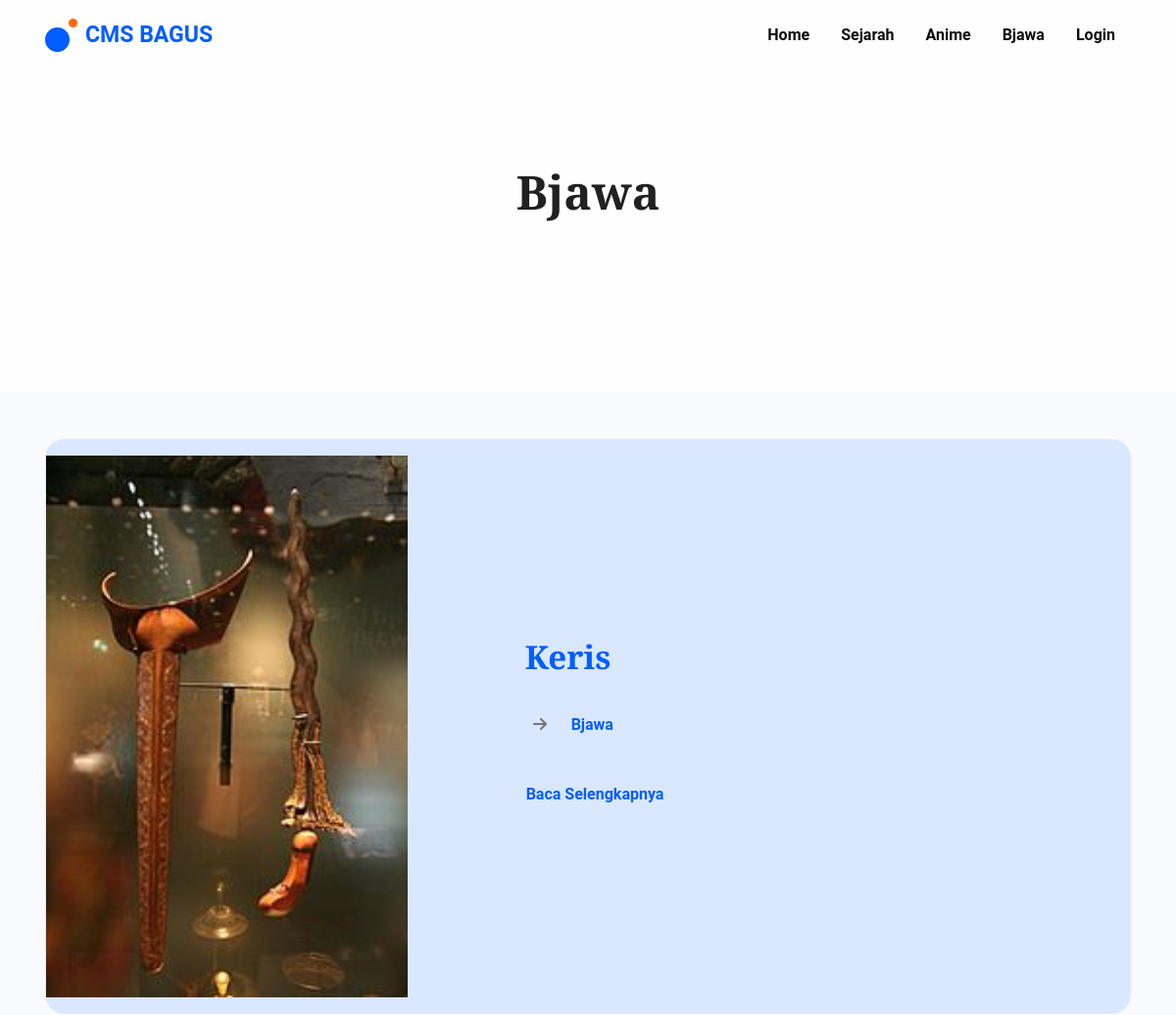
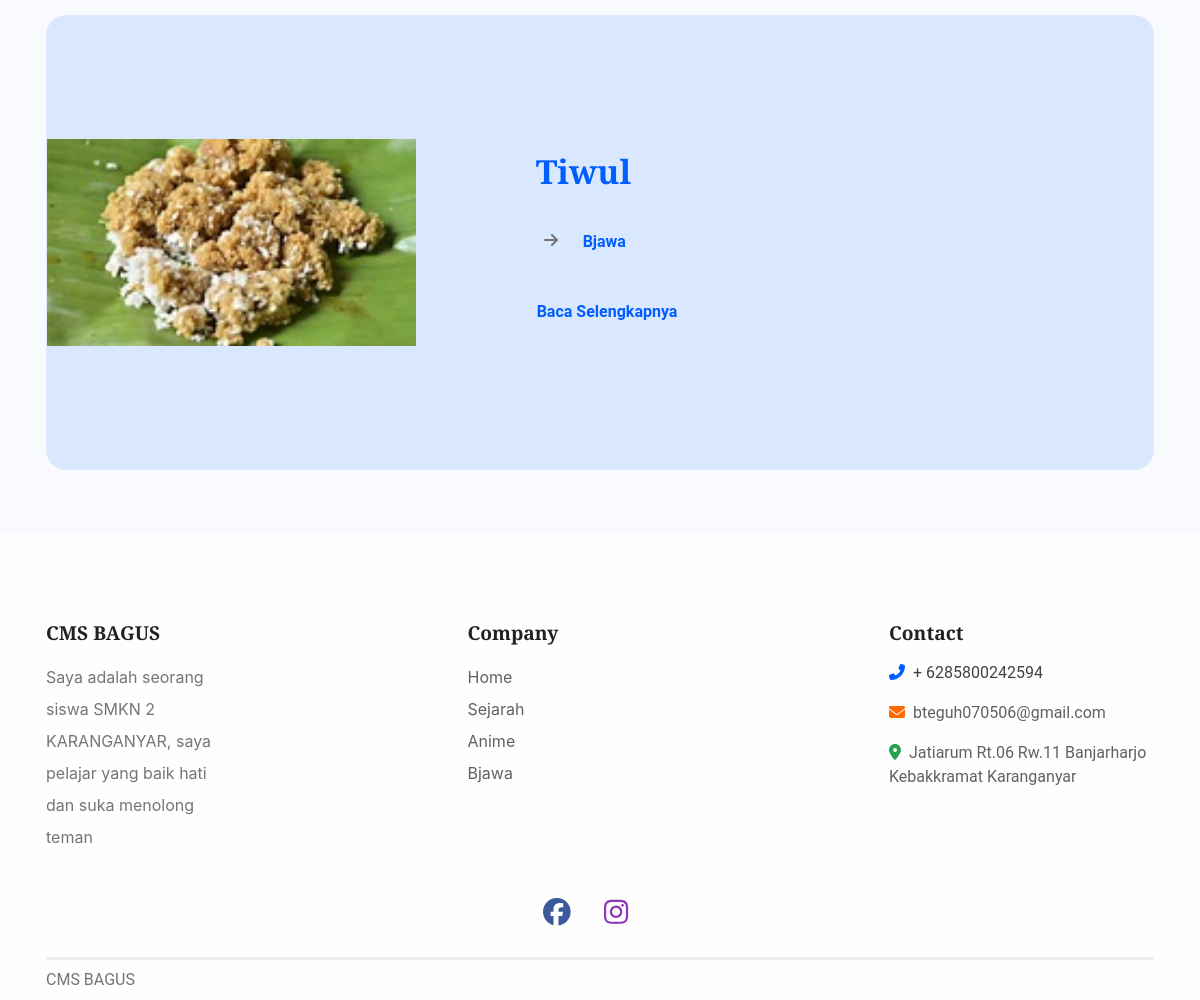
/home/kategori/14, run on the app's committed database (2 pictures, top to bottom).
### tables this page shows
CREATE TABLE `konfigurasi` (
  `id_konfigurasi` int(11) NOT NULL,
  `judul_web` varchar(150) NOT NULL,
  `profil_web` text NOT NULL,
  `instagram` varchar(100) NOT NULL,
  `facebook` varchar(100) NOT NULL,
  `email` varchar(100) NOT NULL,
  `alamat` varchar(100) NOT NULL,
  `no_wa` varchar(20) NOT NULL
);

CREATE TABLE `kategori` (
  `id_kategori` int(11) NOT NULL,
  `nama_kategori` varchar(100) NOT NULL
);

CREATE TABLE `konten` (
  `id_konten` int(11) NOT NULL,
  `judul` varchar(100) NOT NULL,
  `keterangan` text NOT NULL,
  `foto` varchar(250) NOT NULL,
  `slug` varchar(200) NOT NULL,
  `id_kategori` varchar(20) NOT NULL,
  `tanggal` date NOT NULL,
  `username` varchar(100) NOT NULL
);

### application/controllers/Home.php (called while the page is built, shortened)
<?php
class Home  extends CI_Controller {
    public function kategori($id){
        $this->db->from('konfigurasi');
        $konfig =   $this->db->get()->row();
        $this->db->from('carousel');
        $this->db->from('kategori');
        $kategori = $this->db->get()->result_array();
        $this->db->from('konten a');
        $this->db->join('kategori b','a.id_kategori=b.id_kategori','left');
        $this->db->join('user c','a.username=c.username','left');
        $this->db->where('a.id_kategori',$id);
        $konten = $this->db->get()->result_array();
        $this->db->from('kategori');
        $this->db->where('id_kategori',$id);
        $nama_kategori = $this->db->get()->row()->nama_kategori;
        $data = array(
            'judul' => $nama_kategori." | BTeguhW",
            'nama_kategori' => $nama_kategori,
            'konfig' => $konfig,
            'kategori' => $kategori,
            'konten'  => $konten
        );
		$this->load->view('kategori', $data);
	}
}

### index.php (called while the page is built, shortened)
<?php
require_once BASEPATH.'core/CodeIgniter.php';

### application/views/kategori.php (the view, shortened to what this page needs)
<!DOCTYPE html>
<html lang="en-US" dir="ltr">
<head>
  <link href="<?= site_url('assets/clickr/public/') ?>assets/css/theme.css" rel="stylesheet" />
  <link href="<?= site_url('assets/clickr/public/') ?>vendors/swiper/swiper-bundle.min.css" rel="stylesheet">
</head>
<body data-bs-spy="scroll" data-bs-target="#navbar">
  <main class="main" id="top">
    <nav class="navbar navbar-expand-lg navbar-light fixed-top py-3 d-block" data-navbar-on-scroll="data-navbar-on-scroll">
      <div class="container"><a class="navbar-brand d-inline-flex" href="index.html"><img class="card-img" src="<?= site_url('assets/clickr/public/') ?>assets/img/gallery/logo.png" alt="..." /><span class="fs-2 fw-bold text-primary ms-2"><?= $konfig->judul_web; ?></span></a>
        <div class="collapse navbar-collapse border-top border-lg-0 mt-4 mt-lg-0" id="navbarSupportedContent">
          <ul class="navbar-nav ms-auto mb-2 mb-lg-0">
            <li class="nav-item px-2"><a class="nav-link fw-bold" aria-current="page" href="<?= base_url() ?>">Home</a></li>
            <?php foreach ($kategori as $kate) { ?>
              <li class="nav-item px-2"><a class="nav-link fw-bold" href="<?= base_url('home/kategori/' . $kate['id_kategori']) ?>"><?= $kate['nama_kategori'] ?></a></li>
            <?php } ?>
            <li class="nav-item px-2"><a class="nav-link fw-bold" href="<?= base_url('auth') ?>">Login</a></li>
          </ul>
        </div>
      </div>
    </nav>
    <section class="py-0" id="header">
      <div class="container">
        <div class="row align-items-center min-vh-75 min-vh-md-50">
          <div class="col-12 text-center py-8">
            <h1 class="lh-sm fs-lg-6 fs-xxl-7"><?= $nama_kategori; ?></h1>
          </div>
        </div>
      </div>
    </section>
    <section class="bg-light py-5" id="services">
      <div class="container">
        <div class="row">
          <?php foreach ($konten as $uu) { ?>
            <div class="col-12">
              <div class="card mb-3 hover-top-shadow rounded-3 py-3 bg-soft-primary">
                <div class="row g-0 flex-center">
                  <div class="col-md-5 col-lg-4 text-center order-0"><img class="text-center w-100" src="<?= base_url('assets/upload/konten/' . $uu['foto']) ?>" /></div>
                  <div class="col-md-7 col-lg-8">
                    <div class="card-body ps-5 p-lg-8">
                      <h2 class="card-title mb-4 text-primary"><?= $uu['judul'] ?></h2>
                      <i class="fas fa-arrow-right ms-2"></i><a class="btn text-primary" href="#!"><?= $uu['nama_kategori'] ?></a>
                      <div class="d-flex flex-row"><a class="btn px-0 me-3 text-primary" href="<?= base_url('home/artikel/' . $uu['slug']) ?>">Baca Selengkapnya</a></div>
                    </div>
                  </div>
                </div>
              </div>
            </div>
          <?php } ?>
        </div>
      </div>
    </section>
    <section class="py-0 pt-7">
      <div class="container">
        <div class="row justify-content-xl-between gx-3">
          <div class="col-6 col-md-4 col-lg-3 col-xl-2 mb-3">
            <h5 class="lh-lg fw-bold text-1000"><?= $konfig->judul_web; ?></h5>
            <ul class="list-unstyled mb-md-4 mb-lg-0">
              <li class="lh-lg"><a class="text-800 text-decoration-none" href="#!"></a><?= $konfig->profil_web; ?></li>
          </div>
          <div class="col-6 col-md-4 col-lg-3 col-xl-2 mb-3">
              <h5 class="lh-lg fw-bold text-1000">Company</h5>
              <ul class="list-unstyled mb-md-4 mb-lg-0">
                <li class="lh-lg"><a class="text-800 text-decoration-none" href="<?= base_url() ?>">Home</a></li>
                <?php foreach ($kategori as $kate) { ?>
              <li class="lh-lg"><a class="text-800 text-decoration-none" href="<?= base_url('home/kategori/' . $kate['id_kategori']) ?>"><?= $kate['nama_kategori'] ?></a></li>
            <?php } ?>
              </ul>
            </div>
          <div class="col-sm-6 col-md-4 col-lg-3 col-xl-3">
            <h5 class="lh-lg fw-bold text-1000">Contact</h5>
            <p class="text-800"><i class="fas fa-phone-alt text-primary me-2"></i><span class="text-900">+  <?= $konfig->no_wa; ?></span></p>
            <p class="text-800"><i class="fas fa-envelope text-warning me-2"></i><span class="text-800"><?= $konfig->email; ?></span></p>
            <p class="text-800"><i class="fas fa-map-marker-alt text-success me-2"></i><span class="text-800"><?= $konfig->alamat; ?></span></p>
          </div>
          <div class="col-12">
            <div class="text-center my-4"><a href="<?= $konfig->facebook; ?>"><i class="me-4 fab fa-facebook fs-3 text-facebook"></i></a><a href="<?= $konfig->instagram; ?>"> <i class="me-4 fab fa-instagram fs-3 text-instagram"></i></a></div>
          </div>
        </div>
        <div class="border-bottom border-3"></div>
        <div class="row">
          <div class="col-md-6">
            <p class="my-2 text-center text-md-start"><?= $konfig->judul_web; ?></p>
          </div>
        </div>
      </div>
    </section>
  </main>
</body>
</html>

### data on the page
konfigurasi: judul_web "CMS BAGUS", profil_web "Saya adalah seorang siswa SMKN 2 KARANGANYAR, saya pelajar yang baik hati dan suka menolong teman", no_wa "6285800242594", email "bteguh070506@gmail.com", alamat "Jatiarum Rt.06 Rw.11 Banjarharjo Kebakkramat Karanganyar"
kategori: nama_kategori "Sejarah"
kategori: nama_kategori "Anime"
kategori: nama_kategori "Bjawa"
konten: foto (picture), judul "Keris", id_kategori.nama_kategori "Bjawa"
konten: foto (picture), judul "Tiwul", id_kategori.nama_kategori "Bjawa"

### other printed values
$nama_kategori "Bjawa"
